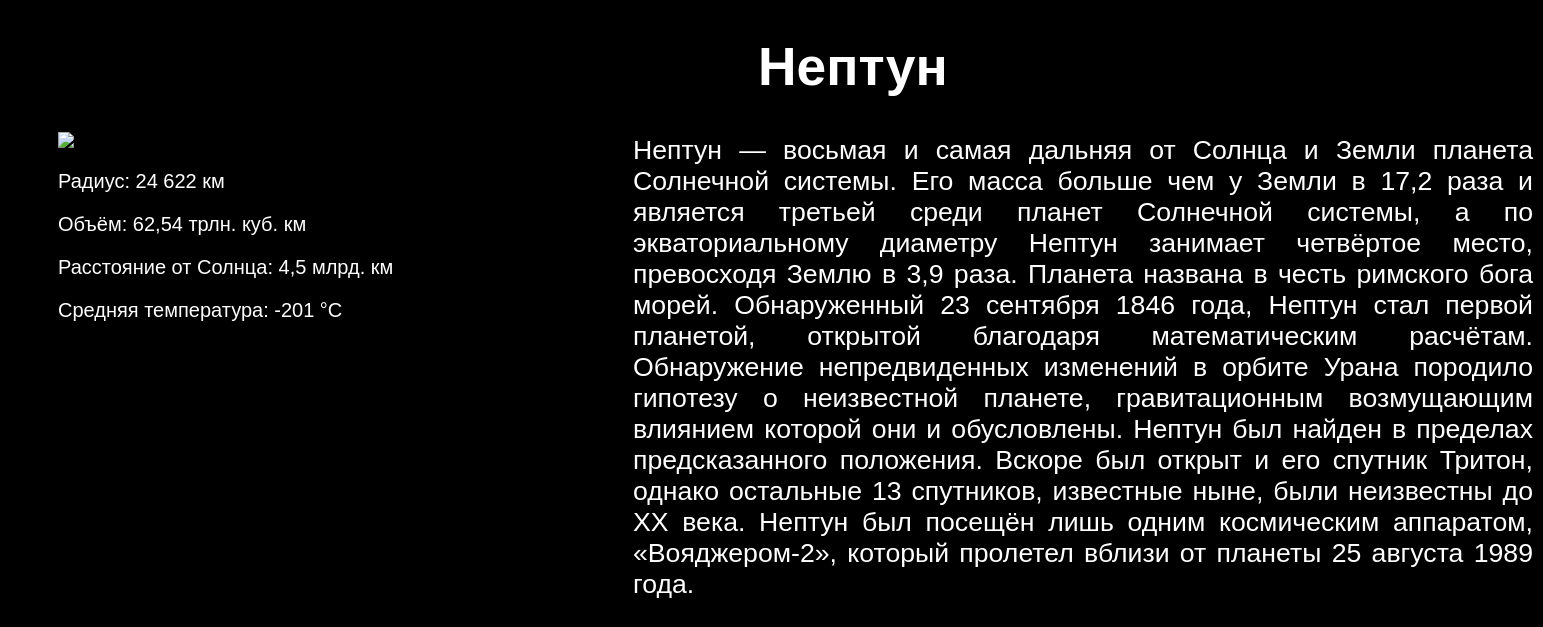
The page /neptune on the database its author committed.
### tables this page shows
CREATE TABLE Объекты (ID INTEGER PRIMARY KEY NOT NULL, Название TEXT, Информация TEXT, Радиус TEXT, Объём TEXT, "Расстояние от Солнца" TEXT, Температура TEXT);

### main.py (the view)
@app.route('/neptune')
def neptune():
    con = sqlite3.connect("db/Солнечная система.db")
    cur = con.cursor()
    rezult = cur.execute('''SELECT * FROM Объекты WHERE ID LIKE ?''', (1,))
    rows = cur.fetchall()
    full_filename = os.path.join(app.config['UPLOAD_FOLDER'], 'neptune.jpg')
    return render_template('page.html', img=full_filename,
                           title=rows[0][1], object=rows[0][1], info=rows[0][2], radius=rows[0][3],
                           volume=rows[0][4], distance=rows[0][5], temperature=rows[0][6])

### templates/page.html (shortened to what this page needs)
<!DOCTYPE html>
    <html lang="en">
    <head>
        <link rel="stylesheet" type="text/css" href="{{url_for('static', filename='css/page_style.css')}}" />
    </head>
    <body>
        <h1>{{ object }}</h1>
        <img src="{{ img }}" width="500" height="500"
           alt="здесь должна была быть картинка, но не нашлась">
        <p align="justify" class="info">{{ info }}</p>
        <p class="rad">Радиус: {{ radius }}</p>
        <p class="vol">Объём: {{ volume }}</p>
        <p class="dist">Расстояние от Солнца: {{ distance }}</p>
        <p class="temp">Средняя температура: {{ temperature }}</p>
    </body>
</html>

### static/css/page_style.css (style rules this page uses)
body { background-color: black; }
h1 { margin-left: 750px; font-family: Verdana, Arial, Helvetica, sans-serif; font-size: 40pt; color:white; }
img { margin-left: 50px; }
.info { font-family: Verdana, Arial, Helvetica, sans-serif; position: absolute; width: 900px; height: 100px; top: 0; left 0; margin-left: 625px; margin-top: 135px; font-size: 20pt; color: white; }
.rad { font-family: Verdana, Arial, Helvetica, sans-serif; font-size: 15pt; margin-left: 50px; color: white; }
.vol { font-family: Verdana, Arial, Helvetica, sans-serif; font-size: 15pt; margin-left: 50px; color: white; color: white; }
.dist { font-family: Verdana, Arial, Helvetica, sans-serif; font-size: 15pt; margin-left: 50px; color: white; color: white; }
.temp { font-family: Verdana, Arial, Helvetica, sans-serif; font-size: 15pt; margin-left: 50px; color: white; color: white; }

### rows shown on the page
Объекты: Название "Нептун", Информация "Нептун — восьмая и самая дальняя от Солнца и Земли планета Солнечной системы. Его масса больше чем у Земли в 17,2 раза и является третьей среди планет Солнечной системы, а по экваториальному диаметру Нептун занимает четвёртое место, превосходя Землю в 3,9 раза. Планета названа в честь римского бога морей. Обнаруженный 23 сентября 1846 года, Нептун стал первой планетой, открытой благодаря математическим расчётам. Обнаружение непредвиденных изменений в орбите Урана породило гипотезу о неизвестной планете, гравитационным возмущающим влиянием которой они и обусловлены. Нептун был найден в пределах предсказанного положения. Вскоре был открыт и его спутник Тритон, однако остальные 13 спутников,…", Радиус "24 622 км", Объём "62,54 трлн. куб. км", Расстояние от Солнца "4,5 млрд. км", Температура "-201 °C"
